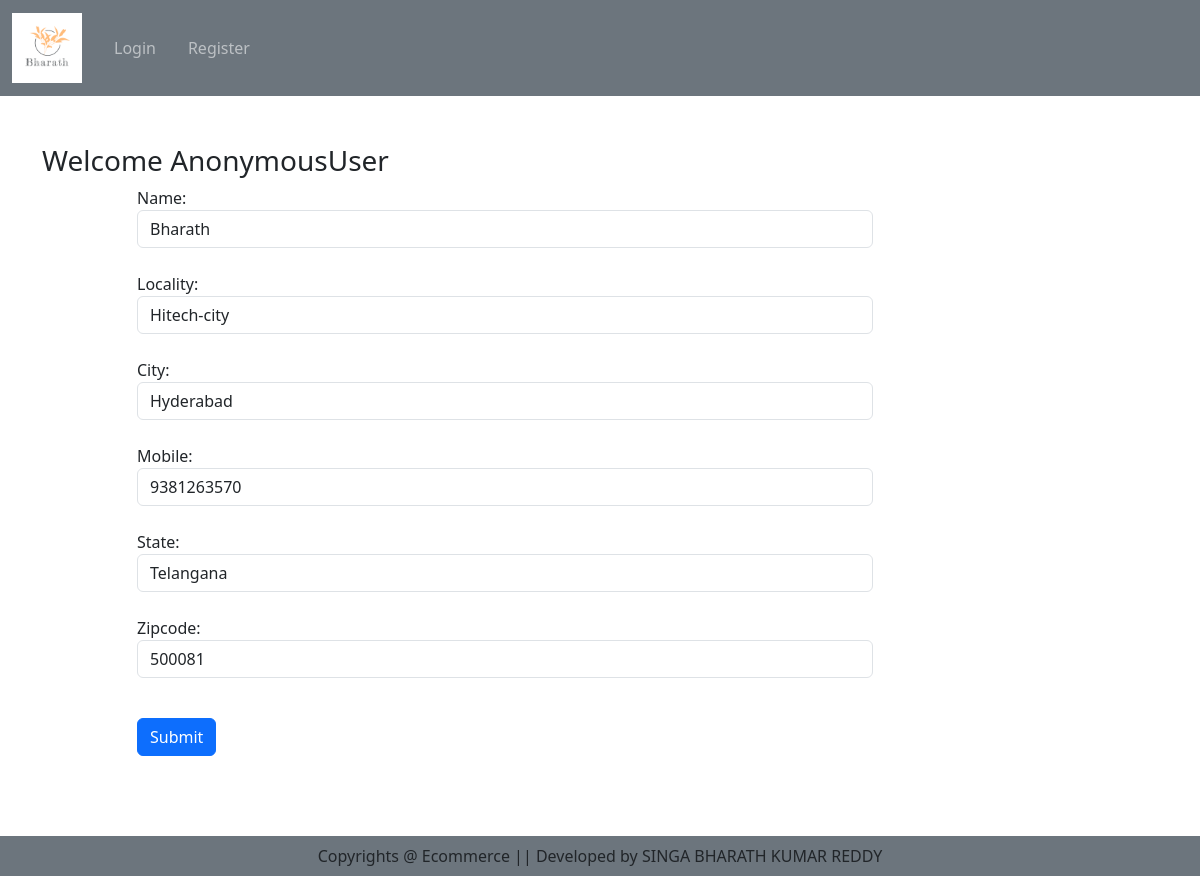
Screenshot of /updateAddress/1 with the database file from the repository.
### Product/models.py (models this page shows)
class Customer(models.Model):
    user = models.ForeignKey(User, on_delete=models.CASCADE)
    name = models.CharField(max_length=200)
    locality = models.CharField(max_length=200)
    city = models.CharField(max_length=50)
    mobile = models.IntegerField()
    zipcode = models.IntegerField()
    state = models.CharField(choices=STATE_CHOICES, max_length=100)

### Product/views.py (the view, shortened to what this page needs)
# urls.py: path('updateAddress/<int:pk>', views.updateAddress.as_view(), name='updateAddress'),
class updateAddress(View):
    def get(self, request, pk):
        add = Customer.objects.get(pk=pk)
        form = CustomerProfileForm(instance=add)
        totalitem = 0
        wishitem = 0
        if request.user.is_authenticated:
            totalitem = len(Cart.objects.filter(user=request.user))
            wishitem = len(Wishlist.objects.filter(user=request.user))
        return render(request, 'updateAddress.html', locals())

### Product/forms.py
class CustomerProfileForm(forms.ModelForm):
    class Meta:
        model = Customer
        fields = ['name', 'locality', 'city', 'mobile', 'state', 'zipcode']
        widgets = {
            'name' : forms.TextInput(attrs={'class':'form-control'}),
            'locality': forms.TextInput(attrs={'class': 'form-control'}),
            'city': forms.TextInput(attrs={'class': 'form-control'}),
            'mobile': forms.NumberInput(attrs={'class': 'form-control'}),
            'state': forms.Select(attrs={'class': 'form-control'}),
            'zipcode': forms.NumberInput(attrs={'class': 'form-control'}),
        }

### templates/updateAddress.html (shortened to what this page needs)
{% extends 'base.html' %}
{% load static %}
{% block main-content %}
<div class="container my-5">
    <div class="row">
        <h3>Welcome <span class="text-capitalize">{{request.user}}</span></h3>
        <div class="col-sm-8 offset-sm-1">
            <form action="" method="post" >
              {% for fm in form %}
                 {{fm.label_tag}} {{fm}} <small class="text-danger">{{fm.errors|striptags}}</small>
                 <br>
              {% endfor %}
              <div class="col-12 mt-3">
                 <input type="submit" value="Submit" class="btn btn-primary">
              </div>
            </form>
        </div>
    </div>
</div>
{% endblock main-content %}

### Static/css/home.css (style rules this page uses)
* { margin: 0; padding: 0; box-sizing: border-box; }

### rows the page displays
Customer: form "Bharath" "Hitech-city" "Hyderabad" "9381263570" "Telangana" "500081"

### other values shown
{{ request.user }} "AnonymousUser"
{{ fm.label_tag }} "Name:" "Locality:" "City:" "Mobile:" "State:" "Zipcode:"
